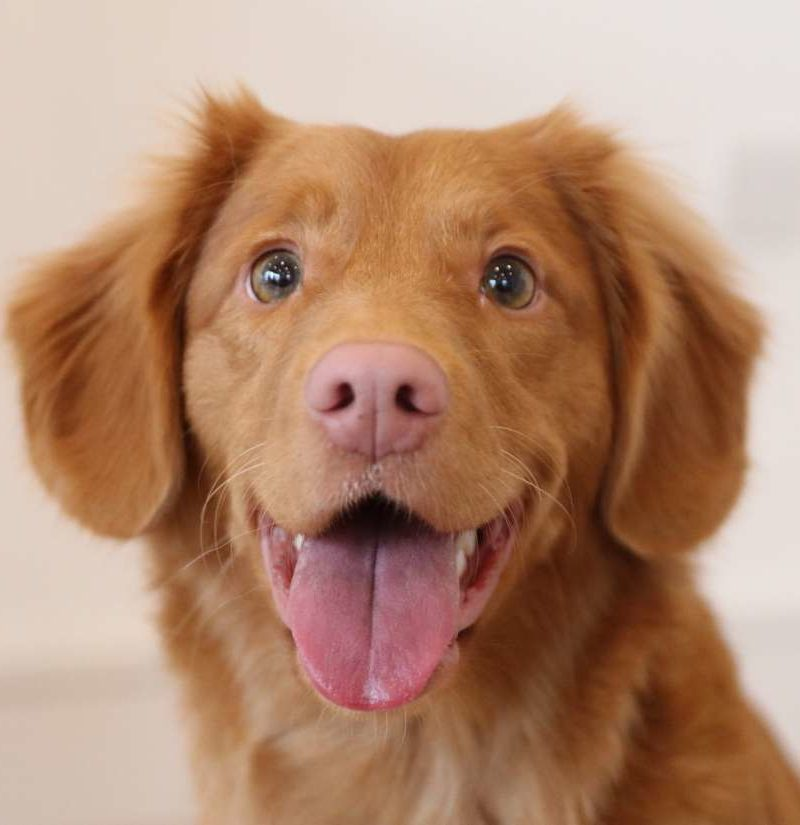
#> input picture dog.jpg, 800 x 825 px
$ python pencil_sketch.py
#> lines starting #> are read from the running program, lines starting #| are printed output that depends on the picture
import cv2 # pip install opencv-python

image = cv2.imread("dog.jpg")
#> image is the input picture: shape (825, 800, 3); mean B, G, R 112.3, 137.1, 177.1
gray_image = cv2.cvtColor(image, cv2.COLOR_BGR2GRAY)
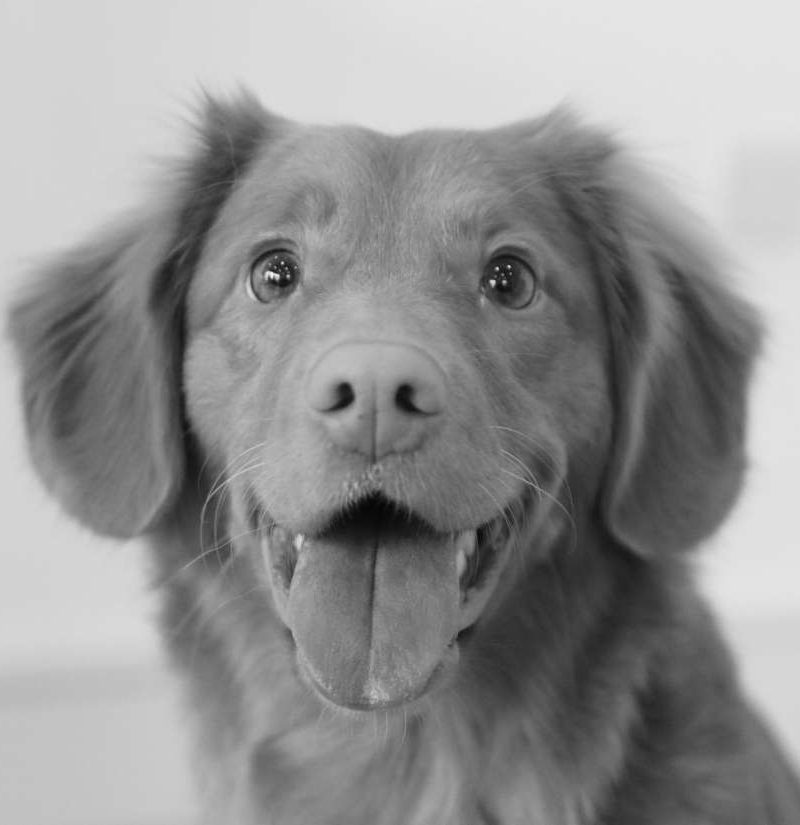
#> gray_image: shape (825, 800); min 5, max 248, mean 146.2

# image inversion
inverted_image = 255 - gray_image
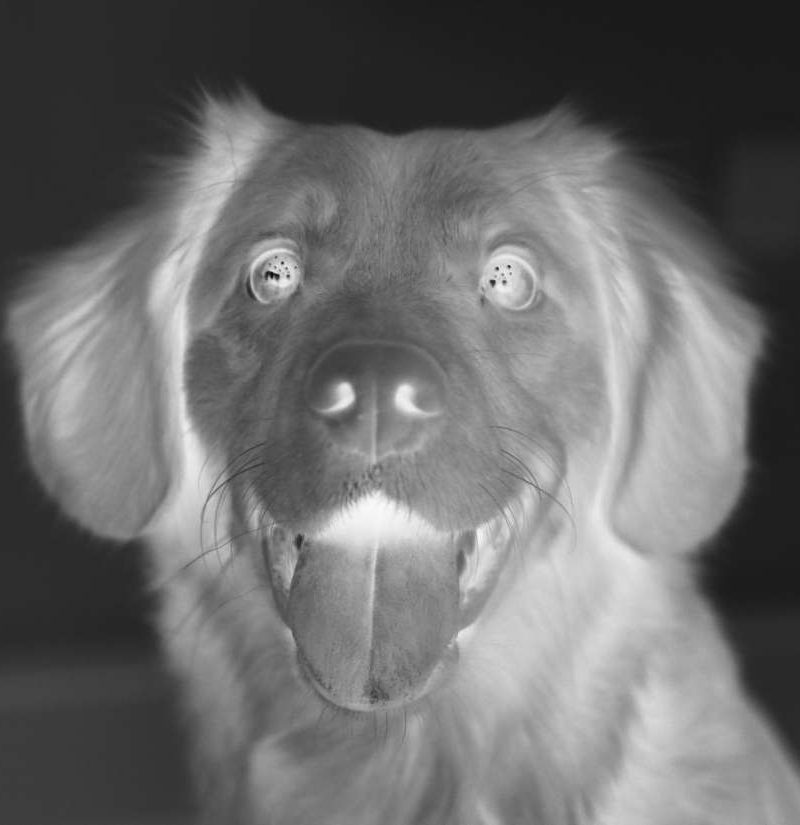
#> inverted_image: shape (825, 800); min 7, max 250, mean 108.8

blurred = cv2.GaussianBlur(inverted_image, (21, 21), 0)
inverted_blurred = 255 - blurred
pencil_sketch = cv2.divide(gray_image, inverted_blurred, scale=256.0)
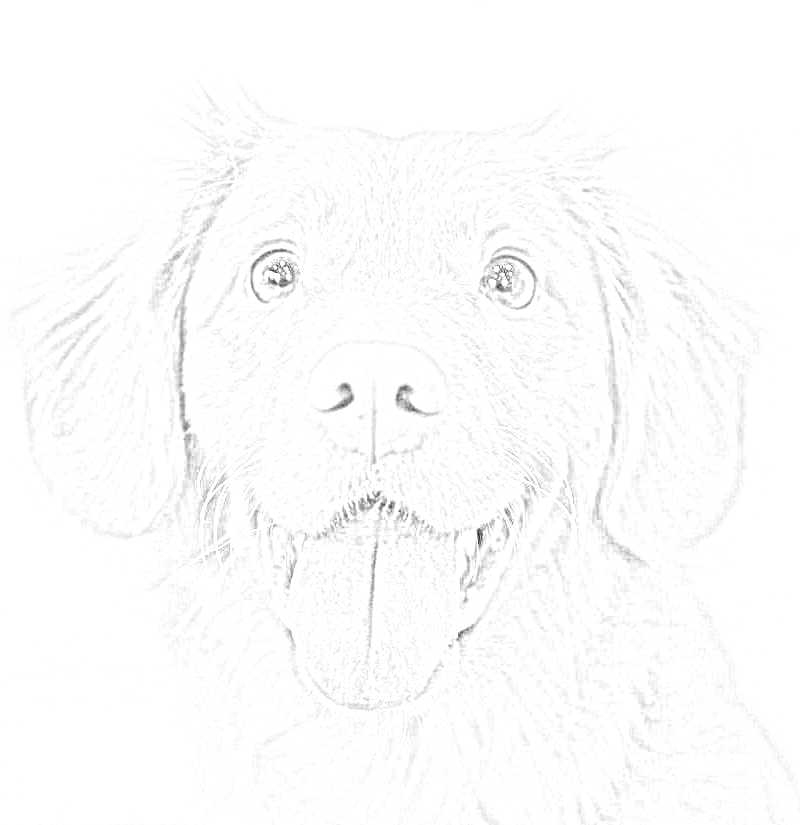
#> pencil_sketch: shape (825, 800); min 44, max 255, mean 252.2

cv2.imshow("Original Image", image)
cv2.imshow("Pencil Sketch of Dog", pencil_sketch)
cv2.waitKey(0)
